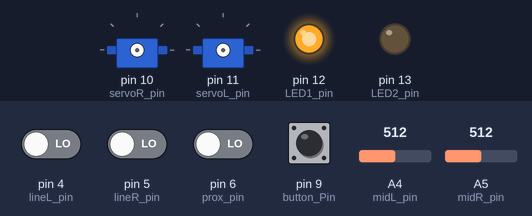
The sketch below on a simulated Arduino Uno, built with avr-gcc and run on an emulated ATmega328P. Shown: 2 × servo, output pins drawn as LEDs (lit = HIGH). Inputs (shaded band) come from the test bench; at power-on: pin 9 (button_Pin) HIGH, pin 4 (lineL_pin), pin 5 (lineR_pin), pin 6 (prox_pin) LOW, A4 (midL_pin) = 512, A5 (midR_pin) = 512.

Above: at 0.8 s.
0.9 s: pin 9 (button_Pin) pulled LOW for 0.15 s
At 2.1 s:
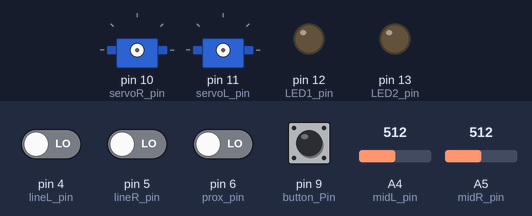
4.0 s: pin 6 (prox_pin) driven HIGH
At 6.6 s:
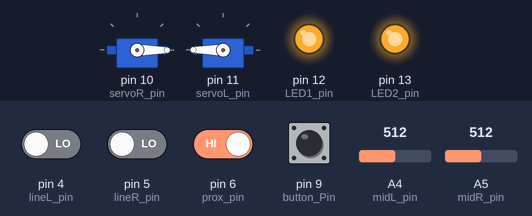
7.0 s: A4 (midL_pin) set to 122
At 7.5 s:
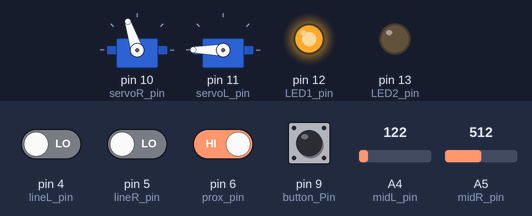
8.5 s: A5 (midR_pin) set to 138
10.0 s: A5 (midR_pin) set to 119
At 10.43 s:
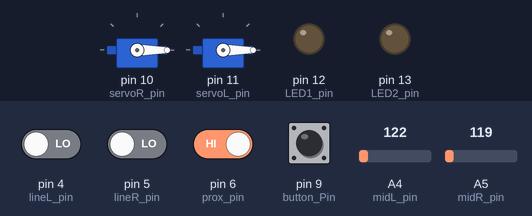
13.0 s: pin 5 (lineR_pin) driven HIGH
At 13.46 s:
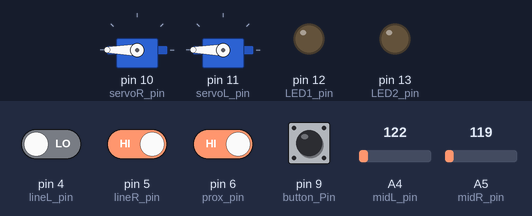
Timing chart, 0 to 17.0 s (numbered marks = the images above; inputs shaded):
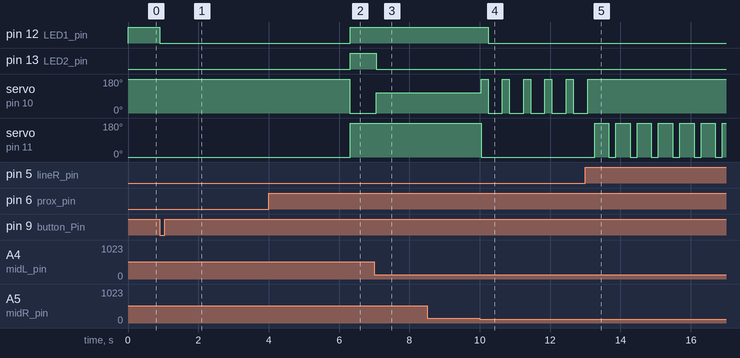

The sketch:

advancedRunCode.ino
```cpp
/*
 File: advancedRunCode.ino
 Created by Nate Lawernce-Richards for the University of Northern Iowa
 Description: This is the same program as the basic run code, but it is a bit smarter
*/

#include <Servo.h> // Include servo library

Servo servoR;  // Declare servo variables
Servo servoL;

// Set vaules for pin in variables
#define servoR_pin 10 // Servos
#define servoL_pin 11
#define lineR_pin 5   // Line Sensors
#define lineL_pin 4
#define midR_pin A5   // Midrange Sensors
#define midL_pin A4
#define prox_pin 6    // Proximity Sensor
#define button_Pin 9  // Start button
#define LED1_pin 12   // LED 2
#define LED2_pin 13   // LED 1

// Declare varibles for future use with sensors
// int is used because these values will be an interger and will change
int lineL;
int lineR;
int prox;
int midR;
int midL;

// For running the timer
unsigned long end_time;

int threshold = 125; /* Thresholdold for confirmed analog hit, derived from
                        experimental testing Larger numbers mean the target is closer */

int buttonState = HIGH; // The initial state of the button

// For averaging
#define numReadings 10
int index = 0;

// For midR averaging
int midR_readings[numReadings];
int midR_total = 0;
int midR_avg = 0;

// For midL averaging
int midL_readings[numReadings];
int midL_total = 0;
int midL_avg = 0;


// Set up loop, runs once to initialize the controller
void setup() {
  pinMode(lineR_pin, INPUT);         // Declare pinmode for line tracking
  pinMode(lineL_pin, INPUT);
  pinMode(midR_pin, INPUT);          // Declare pinmode for midrange sensors
  pinMode(midL_pin, INPUT);
  pinMode(prox_pin, INPUT);          // Declare pinmode for proximity detector
  pinMode(button_Pin, INPUT_PULLUP); // Declare pinmode for start button
  pinMode(LED1_pin, OUTPUT);
  pinMode(LED2_pin, OUTPUT);

  // Initialize midR array
  for (int thisReading = 0; thisReading < numReadings; thisReading++)
    midR_readings[thisReading] = 0;

  // Initialize midL array
  for (int thisReading = 0; thisReading < numReadings; thisReading++)
    midL_readings[thisReading] = 0;

  while(buttonState == HIGH) { // While the button isn't pressed, the robot just sits there, you can run loops in setup
    digitalWrite(LED1_pin, HIGH); // LED is on so you know the robot is ready
    buttonState = digitalRead(button_Pin); // Keep checking to see if the button is pressed
  }

  digitalWrite(LED1_pin, LOW); // After the condition is met the loop ends, LED goes off to indicate this
  delay(5000);                 // Now wait 5 sec, dealy is in milisecond
  servoR.attach(servoR_pin);   // Attaches the servo on pin (defined earlier) to the servo object
  servoL.attach(servoL_pin);   // You attach the servos after the 5 second wait so they won't move at all before time is up, in case they aren't calibrated properly

 // Serial.begin(9600); //uncomment if using serial communication
}

// Main loop, this will run continuously until the controller is reset
void loop() {

  sensors();

  // Average out the sensor data from the midranges
  // Mid R averaging
  midR_total = midR_total - midR_readings[index];
  // Read from the sensor:
  midR_readings[index] = midR;
  // Add the reading to the midR_total:
  midR_total = midR_total + midR_readings[index];
  // Advance to the next position in the array:
  midR_avg = midR_total / numReadings;

  // Mid L averaging
  midL_total = midL_total - midL_readings[index];
  // Read from the sensor:
  midL_readings[index] = midL;
  // Add the reading to the midL_total:
  midL_total= midL_total + midL_readings[index];
  // Advance to the next position in the array:
  midL_avg = midL_total / numReadings;

  // Progress the index
  index = index + 1;
  // If we're at the end of the array...
  if (index >= numReadings) {
    // ...wrap around to the beginning:
    index = 0;
  }

  // Target in front
  if (prox == LOW){ // The front proximity sensor goes low when it detects an object
    motors(100, 100); // Sets motors to drive full forward
    digitalWrite(LED1_pin, HIGH);
    digitalWrite(LED2_pin, HIGH);
    delay(50);
  }

  // Midrange Sensor checks
  else if (midR_avg > threshold && midL_avg > threshold) { // Both mid range sensors are above the detection threshold
    motors(100,100);  // Full foward
    digitalWrite(LED1_pin, HIGH);
    digitalWrite(LED2_pin, HIGH);
  }

  else if (midL_avg > threshold && midR_avg < threshold) { // Only mid L spots
    motors(-20,100);  // Turn left
    digitalWrite(LED2_pin, HIGH); // Signal with left LED
    digitalWrite(LED1_pin, LOW);
  }


  else if (midR_avg > threshold && midL_avg < threshold) { // Only midR spots
    motors(100,-20); // Turn right
    digitalWrite(LED1_pin, HIGH); // Signal with right LED
    digitalWrite(LED2_pin, LOW);
  }

  // No robots, time to check to see if you are driving out of the arena

  else if (lineR == HIGH && lineL == HIGH) {   // If both line sensor are on black, full ahead
    motors(100,100);
    digitalWrite(LED1_pin, LOW);
    digitalWrite(LED2_pin, LOW);
  }

  else if (lineR == LOW && lineL == HIGH) { // Right line sensor hits the white line and triggers low
    motors(-100, -100);           // Back up
    delay(200);                  // Only back up for .2 seconds
    end_time = millis() + 400;   // Find the time 400 miliseconds into the future
    while(millis() < end_time) { // Spin away from edge untill the time limit is hit
      motors(-100, 100);
      sensors();
      if(midL > threshold || midR > threshold || prox == LOW){  // If you see a target, break loop
        break;
      }
      digitalWrite(LED1_pin, LOW);
      digitalWrite(LED2_pin, LOW);
    }
  }

  else if (lineR == HIGH && lineL == LOW) { // Left line sensor hits
    motors(-100, -100);  // Back up
    delay(200);        // Only back up for .2 seconds
    end_time = millis() + 400;
    while(millis() < end_time) {
      motors(100, -100);  //spin away from edge
      sensors();
      digitalWrite(LED1_pin, LOW);
      digitalWrite(LED2_pin, LOW);
      if(midL > threshold || midR > threshold || prox == LOW){
        break;
      }
      digitalWrite(LED1_pin, LOW);
      digitalWrite(LED2_pin, LOW);
    }
  }

  else if(lineR == LOW && lineL == LOW) { // Both sensors are on the line, not a good position
    motors(-100, -100);  // Back up
    delay(200);        // Only back up for .2 seconds
    end_time = millis() + 400;
    while(millis() < end_time){
      motors(-100, 100);  // Spin away from edge
      sensors();
      if(midL > threshold || midR > threshold || prox == LOW){
        break;
      }
      digitalWrite(LED1_pin, LOW);
      digitalWrite(LED2_pin, LOW);
    }
  }

  else { // For some reason no conditions trigger keep going forward, just a backup for the unseen because I'm a bit paranoid with my code, there is no reason for this condition to occur
    motors(100, 100);
    digitalWrite(LED1_pin, LOW);
    digitalWrite(LED2_pin, LOW);
  }

  delay(5); // A slight delay at the end of the code is good for stability, and prevents jitery movement.
} // end loop


//----------------------------------------------------------------------------------------------------------------------------------------------------------------------------------------
// Functions, normaly these are put in a header file, but are placed here for your convience
//----------------------------------------------------------------------------------------------------------------------------------------------------------------------------------------


// This function reads all of the values from the sensors
void sensors() {
  midR = analogRead(midR_pin);
  midL = analogRead(midL_pin);
  prox = digitalRead(prox_pin);
  lineR = digitalRead(lineR_pin);
  lineL = digitalRead(lineL_pin);
}

// Prints off all sensor values to serial port, in the default version of this code the serial funtion is not used
void sensors_print() {
  Serial.print("Midrange Right = ");
  Serial.println(midR);
  Serial.print("Midrange Right Average = ");
  Serial.println(midR_avg);
  Serial.print("Midrange Left = ");
  Serial.println(midL);
  Serial.print("Midrange Left Average = ");
  Serial.println(midL_avg);
  Serial.print("Prxoimity = ");
  Serial.println(prox);
  Serial.print("Right Line Sensor = ");
  Serial.println(lineR);
  Serial.print("Left Line Sensor = ");
  Serial.println(lineL);
  Serial.println("--------------------------------------");
}

// This funtion is used to control the motors
void motors(int l, int r) {      // Syntax motors(left motor value, right motor value)
  r = map(r, -100, 100, 180, 0); // Normal servo library uses 0 to 180 to define postion for a regular servo
  l = map(l, -100, 100, 0, 180); // We have modified our servos for continuous rotation so 0 is full back, 180 is full forward, and 90 is stop
  servoL.write(l);               // This is remapped to -100 to 100 for convenience and flipped for one motor because it will me mounted backwards on the chassis
  servoR.write(r);
}
```

Measured:
- the behaviour switches between 126 and 125 on A5 (midR_pin) (found by bisection; images 3 and 4)
- after the input at 0.9 s, pin 12 (LED1_pin): HIGH → LOW at once
- after the input at 4.0 s, pin 12 (LED1_pin), pin 13 (LED2_pin): LOW → HIGH after 2.3 s instead of 1.9 s; servo on pin 10 (servoR_pin): 180° → 0° after 2.3 s instead of 1.9 s; servo on pin 11 (servoL_pin): 0° → 180° after 2.3 s instead of 1.9 s
- after the input at 7.0 s, pin 13 (LED2_pin): HIGH → LOW after 0.05 s; servo on pin 10 (servoR_pin): 0° → 108° after 0.05 s
- after the input at 8.5 s, every drawn part: stays the same
- after the input at 10.0 s, pin 12 (LED1_pin): HIGH → LOW after 0.24 s; servo on pin 10 (servoR_pin): alternates 180° for 0.20 s and 0° for 0.41 s, starting at once; servo on pin 11 (servoL_pin): 180° → 0° at once
- after the input at 13.0 s, servo on pin 10 (servoR_pin): goes on until 13.1 s, then stays 180°; servo on pin 11 (servoL_pin): alternates 180° for 0.41 s and 0° for 0.20 s, starting after 0.26 s
